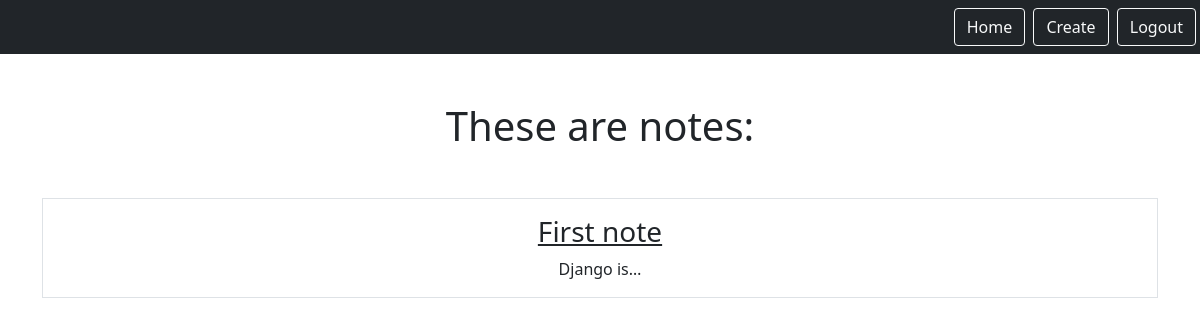
The app's page /smart/notes (signed in), older data.
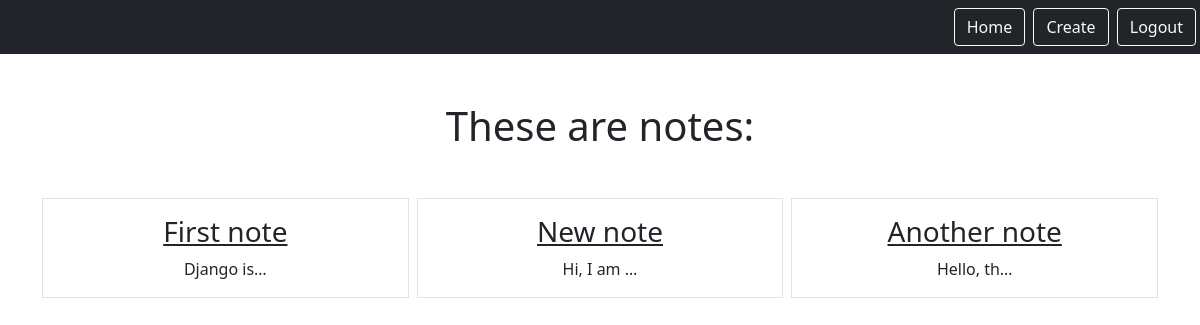
The same page, newer data.
### notes/models.py (models this page shows)
class Notes(models.Model):
    title = models.CharField(max_length=200)
    text = models.TextField()
    created = models.DateTimeField(auto_now_add=True)
    user = models.ForeignKey(User, on_delete=models.CASCADE, related_name="notes")

### notes/views.py (the view)
# urls.py: path('notes', views.NotesListView.as_view(), name="notes.list"),
class NotesListView(LoginRequiredMixin, ListView):
    model = Notes
    context_object_name = "notes"
    template_name = "notes/notes_list.html"
    login_url = '/admin'
    def get_queryset(self):
        return self.request.user.notes.all()

### notes/templates/notes/notes_list.html
{% extends "base.html" %}
{% block content %}
    <h1 class="my-5">These are notes:</h1>
    <div class="row row-cols3 g-2">
        {% for note in notes %}
        <div class="col">
            <div class="p-3 border">
                <a href="{% url 'notes.detail' pk=note.id %}" class="text-dark text-decoration-non">
                    <h3>{{note.title}}</h3>
                </a>
                {{note.text|truncatechars:10}}
            </div>
        </div>
        {% endfor %}
    </div>
{% endblock %}

Row changes from the older to the newer data that the page shows:
added Notes: title "New note", text "Hi, I am …"
added Notes: title "Another note", text "Hello, th…"
